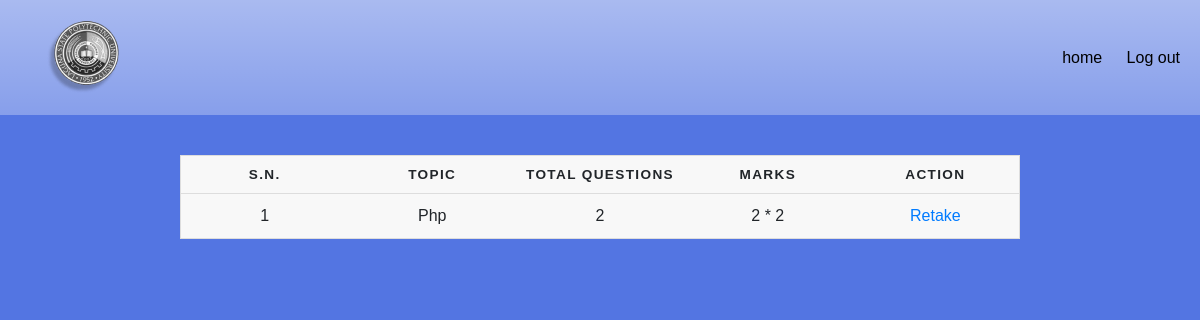
The page /pages/exams_list.php (signed in) on the database as committed earlier.
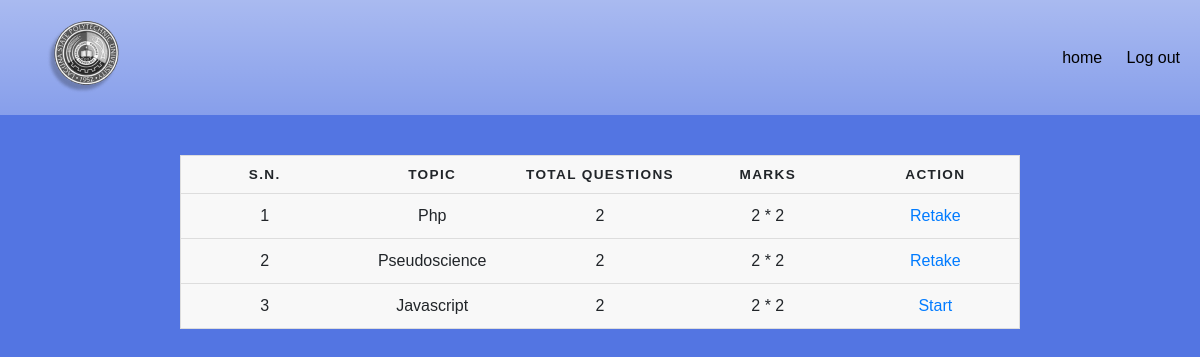
The same page on the database as committed later.
### tables this page shows
CREATE TABLE `exam` (
  `title` varchar(255) NOT NULL,
  `corr` int NOT NULL,
  `wrong` int NOT NULL,
  `total` int NOT NULL,
  `tag` varchar(255) NOT NULL,
  `date` datetime NOT NULL DEFAULT CURRENT_TIMESTAMP ON UPDATE CURRENT_TIMESTAMP,
  `eid` varchar(255) NOT NULL
);

### pages/exams_list.php (the view, shortened to what this page needs)
<?php
include_once "../php/db_connection.php";
$user_id = $_SESSION['user_id'];
$exams_query = "SELECT * FROM exam";
$exams_result = mysqli_query($conn, $exams_query);
?>
<!DOCTYPE html>
<html lang="en">
<head>
    <link
      rel="stylesheet"
      href="https://use.fontawesome.com/releases/v5.8.1/css/all.css"
    />
    <link
      rel="stylesheet"
      href="https://cdnjs.cloudflare.com/ajax/libs/twitter-bootstrap/4.1.3/css/bootstrap.min.css"
    />
    <link rel="stylesheet" href="../css/exam_list.css">
</head>
<body>
    <header class="header">
        <div class="logo">
        <img src="../icons/lslogo.png" alt="Logo" />
        </div>
        <nav class="nav-links">
            <a href = "home.php">home</a>
            <a href = "../php/logout.php">Log out</a>
        </nav>
    </header>
    <table>
        <thead>
        <tr>
            <th scope="col">S.N.</th>
            <th scope="col">Topic</th>
            <th scope="col">Total Questions</th>
            <th scope="col">Marks</th>
            <th scope="col">Action</th>
        </tr>
        </thead>
         <tbody>
        <?php
        $sn = 1;
        while ($exam = mysqli_fetch_assoc($exams_result)) {
            $eid = $exam['eid'];
            $user_score_query = "SELECT retake_count FROM user_scores WHERE user_id='$user_id' AND eid='$eid'";
            $user_score_result = mysqli_query($conn, $user_score_query);
            $has_taken_exam = mysqli_num_rows($user_score_result) > 0;
            $action_links = $has_taken_exam ?
                "<a href='retake_exam.php?eid={$eid}'>Retake</a>" :
                "<a href='take_exam.php?eid={$eid}'>Start</a>";
            echo "<tr>
                <td data-label='SN'>{$sn}</td>
                <td data-label='Title'>{$exam['title']}</td>
                <td data-label='total'>{$exam['total']}</td>
                <td data-label='Marks'>{$exam['corr']} * {$exam['total']}</td>
                <td data-label='Action'>{$action_links}</td>
            </tr>";
            $sn++;
        }
        ?>
        </tbody>
    </table>
</body>
</html>

Rows that differ between the two databases and show on the page:
added exam: title "Pseudoscience", total "2", corr "2"
added exam: title "Javascript", total "2", corr "2"
